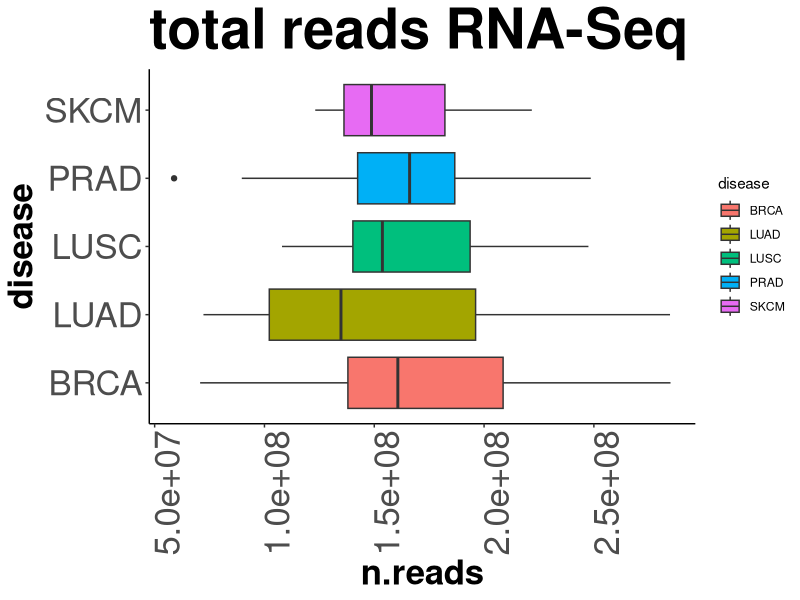
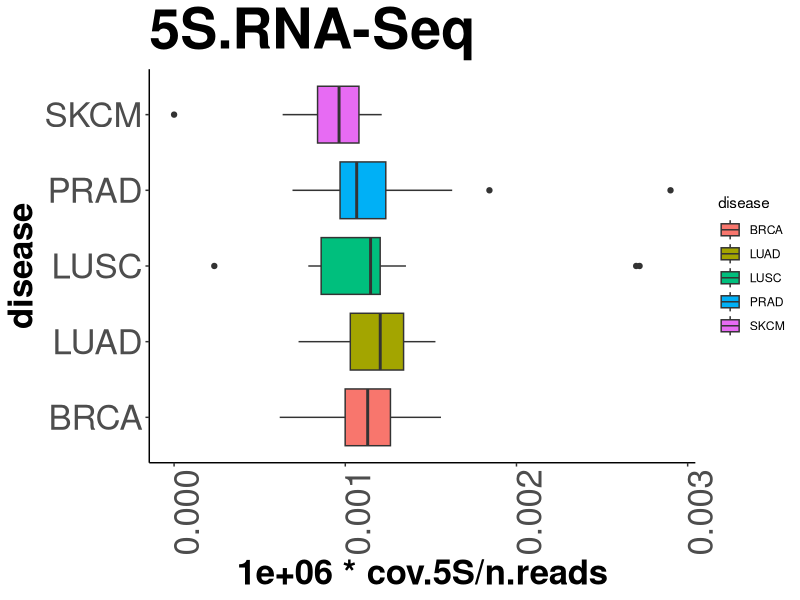
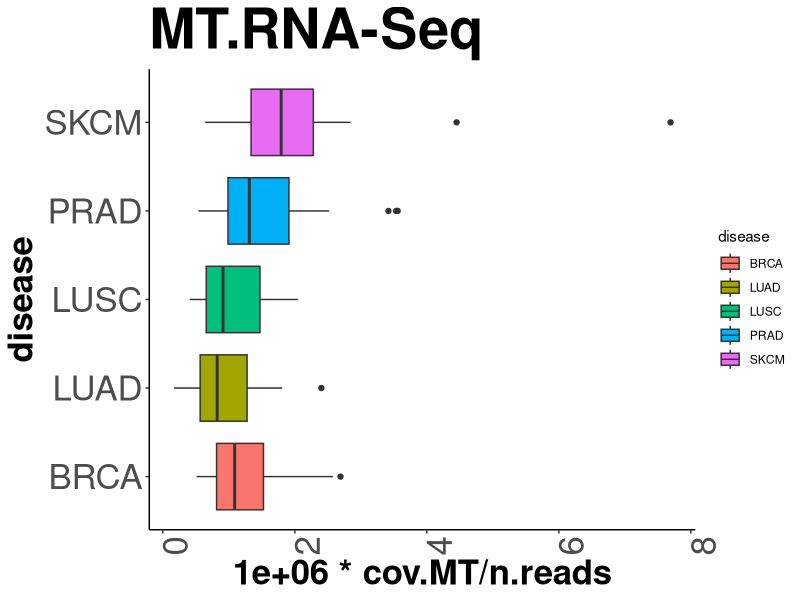
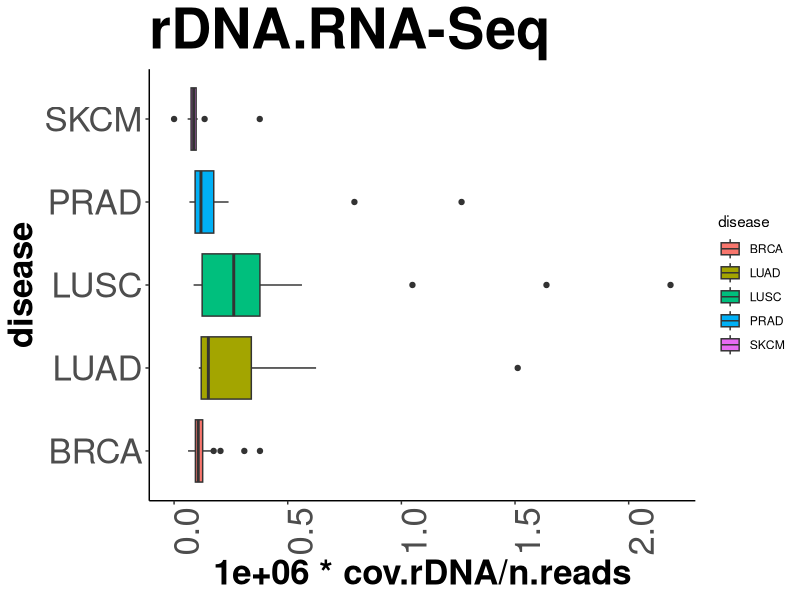
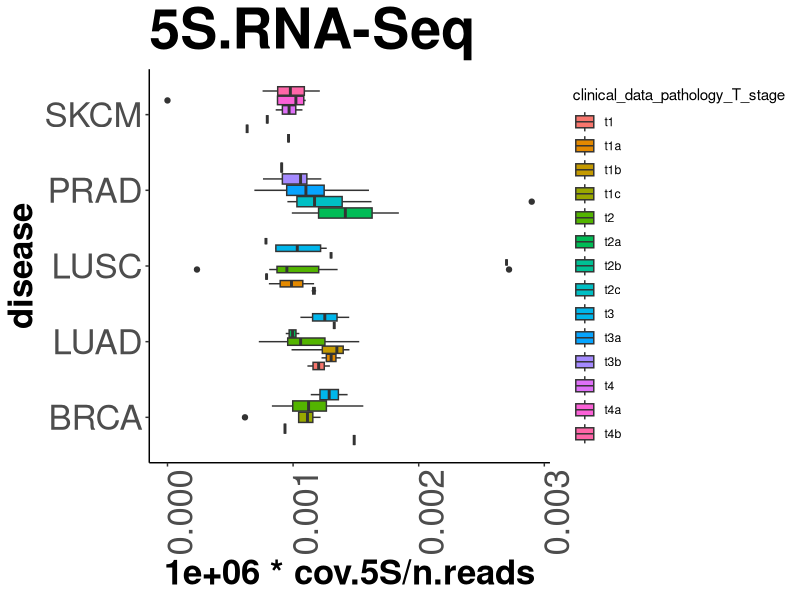
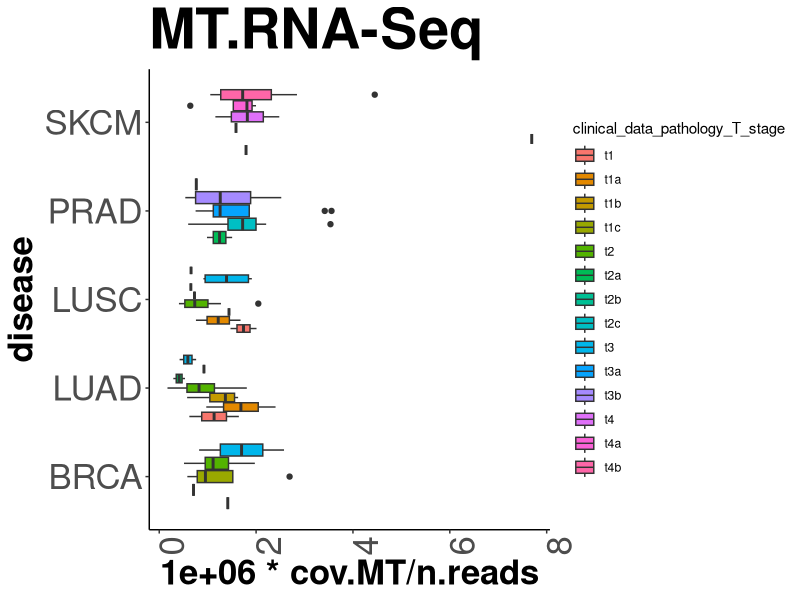
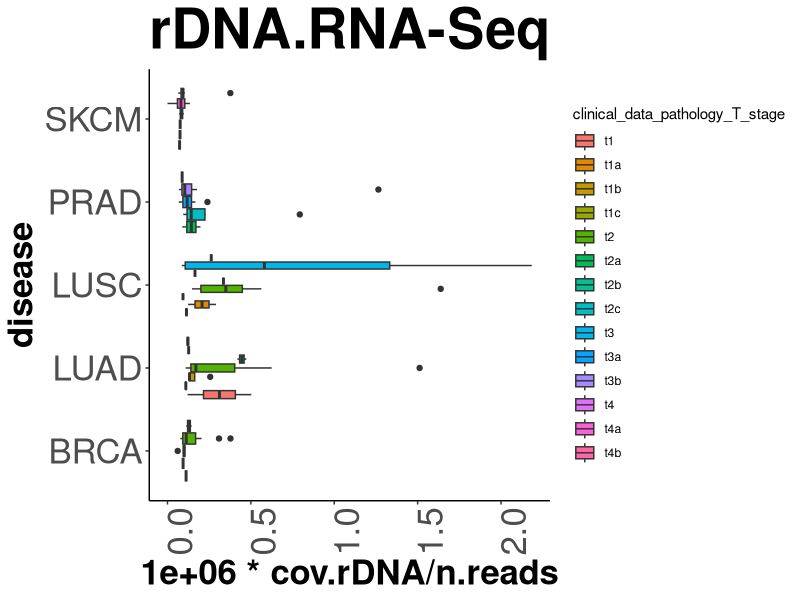

R code for these plots, in order:
#metadata - change the header. replace by ID

data.MT=read.csv('../summary.MT.cov.csv')
data.reads=read.csv('../total.number.reads.396.txt')
data.rDNA=read.csv('../summary.rDNA.csv')
metadata=read.csv('../../outcomes/PILOT.RNASeq.clean.metadata.csv')



data=merge(data.MT,data.reads,by='ID')
data=merge(data.rDNA,data,by='ID')


data=merge(metadata,data,by='ID')


head(data)




write.csv(data, file = "../PILOT.RNASeq.clean.metadata.results.csv")



#------- plots

#"cov.5S","cov.MT","cov.offtarget"

library(ggplot2)


png('../total.RNA-Seq.png',width = 15, height = 5, units = 'in', res = 300)
ggplot(data, aes(x=disease, y= n.reads, fill=disease))+ geom_boxplot()+ggtitle("total reads RNA-Seq")+theme(axis.text=element_text(size=25),axis.title=element_text(size=25,face="bold"))+theme(axis.text.x = element_text(angle=90)) +theme(panel.grid.major = element_blank(), panel.grid.minor = element_blank(),panel.background = element_blank(), axis.line = element_line(colour = "black"))+coord_flip()+theme(plot.title = element_text(size = 40, face = "bold"))
dev.off()


png('../5S.cov.RNA-Seq.png',width = 15, height = 5, units = 'in', res = 300)
ggplot(data, aes(x=disease, y= 1000000*cov.5S/n.reads, fill=disease))+ geom_boxplot()+ggtitle("5S.RNA-Seq")+theme(axis.text=element_text(size=25),axis.title=element_text(size=25,face="bold"))+theme(axis.text.x = element_text(angle=90)) +theme(panel.grid.major = element_blank(), panel.grid.minor = element_blank(),panel.background = element_blank(), axis.line = element_line(colour = "black"))+coord_flip()+theme(plot.title = element_text(size = 40, face = "bold"))
dev.off()


png('../MT.cov.RNA-Seq.png',width = 15, height = 5, units = 'in', res = 300)
ggplot(data, aes(x=disease, y= 1000000*cov.MT/n.reads, fill=disease))+ geom_boxplot()+ggtitle("MT.RNA-Seq")+theme(axis.text=element_text(size=25),axis.title=element_text(size=25,face="bold"))+theme(axis.text.x = element_text(angle=90)) +theme(panel.grid.major = element_blank(), panel.grid.minor = element_blank(),panel.background = element_blank(), axis.line = element_line(colour = "black"))+coord_flip()+theme(plot.title = element_text(size = 40, face = "bold"))
dev.off()

png('../rDNA.cov.RNA-Seq.png',width = 15, height = 5, units = 'in', res = 300)
ggplot(data, aes(x=disease, y= 1000000*cov.rDNA/n.reads, fill=disease))+ geom_boxplot()+ggtitle("rDNA.RNA-Seq")+theme(axis.text=element_text(size=25),axis.title=element_text(size=25,face="bold"))+theme(axis.text.x = element_text(angle=90)) +theme(panel.grid.major = element_blank(), panel.grid.minor = element_blank(),panel.background = element_blank(), axis.line = element_line(colour = "black"))+coord_flip()+theme(plot.title = element_text(size = 40, face = "bold"))
dev.off()


#-------------------------------------------------------------------------------
#plots

#"cov.5S","cov.MT","cov.offtarget"

library(ggplot2)




png('../5S.cov.clinical_data_pathology_T_stage.RNA-Seq.png',width = 15, height = 5, units = 'in', res = 300)
ggplot(data, aes(x=disease, y= 1000000*cov.5S/n.reads, fill=clinical_data_pathology_T_stage))+ geom_boxplot()+ggtitle("5S.RNA-Seq")+theme(axis.text=element_text(size=25),axis.title=element_text(size=25,face="bold"))+theme(axis.text.x = element_text(angle=90)) +theme(panel.grid.major = element_blank(), panel.grid.minor = element_blank(),panel.background = element_blank(), axis.line = element_line(colour = "black"))+coord_flip()+theme(plot.title = element_text(size = 40, face = "bold"))
dev.off()


png('../MT.cov.clinical_data_pathology_T_stage.RNA-Seq.png',width = 15, height = 5, units = 'in', res = 300)
ggplot(data, aes(x=disease, y= 1000000*cov.MT/n.reads, fill=clinical_data_pathology_T_stage))+ geom_boxplot()+ggtitle("MT.RNA-Seq")+theme(axis.text=element_text(size=25),axis.title=element_text(size=25,face="bold"))+theme(axis.text.x = element_text(angle=90)) +theme(panel.grid.major = element_blank(), panel.grid.minor = element_blank(),panel.background = element_blank(), axis.line = element_line(colour = "black"))+coord_flip()+theme(plot.title = element_text(size = 40, face = "bold"))
dev.off()

png('../rDNA.cov.clinical_data_pathology_T_stage.RNA-Seq.png',width = 15, height = 5, units = 'in', res = 300)
ggplot(data, aes(x=disease, y= 1000000*cov.rDNA/n.reads, fill=clinical_data_pathology_T_stage))+ geom_boxplot()+ggtitle("rDNA.RNA-Seq")+theme(axis.text=element_text(size=25),axis.title=element_text(size=25,face="bold"))+theme(axis.text.x = element_text(angle=90)) +theme(panel.grid.major = element_blank(), panel.grid.minor = element_blank(),panel.background = element_blank(), axis.line = element_line(colour = "black"))+coord_flip()+theme(plot.title = element_text(size = 40, face = "bold"))
dev.off()


